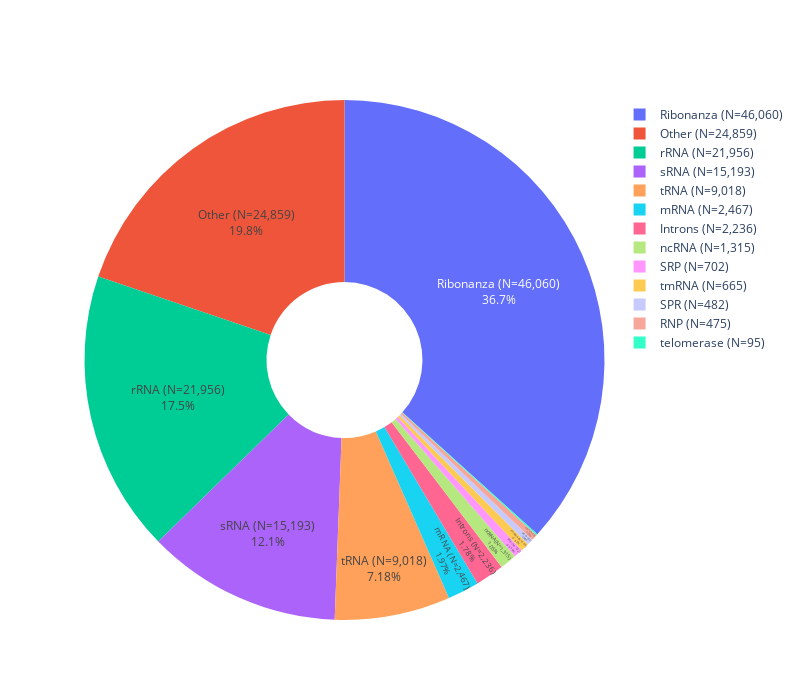

Source (notebook cell):
### Code cell
df_bprna['database'] = 'bpRNA'
families_rnastralign['database'] = 'RNAStralign'
families_archivII['database'] = 'archiveII'
df_final = pd.concat([df_bprna, families_rnastralign, families_archivII, df_ribo])
df_final['family'] = df_final['family'].apply(lambda x: np.nan if x == 'Other' else x)
df_final.sort_values(by='family', inplace=True, na_position='last')
df_final.drop_duplicates(subset=['sequence'], inplace=True, keep='first')
df_final['family'].fillna('Other', inplace=True)
df_final.family.value_counts()

for family_name in df_final.family.unique():
    df_final.loc[df_final['family'] == family_name, 'family'] = family_name + ' (N={:,})'.format(df_final[df_final['family'] == family_name].shape[0])

# display this on a pie chart
import plotly.express as px
import plotly.graph_objects as go

print("final df has {} sequences".format(len(df_final)))

fig = go.Figure(data=[go.Pie(labels=df_final.family.value_counts().index, values=df_final.family.value_counts().values, hole=.3,
                             # show real numbers in textinfo
                                textinfo='label+percent',
                                textposition='inside',
                             )])
fig.update_layout( height=700, width=800)
fig.show()

# to pdf
import plotly.io as pio
pio.write_image(fig, 'images/family_classification.pdf')

### Figure 1 — Plotly figure (JSON) as saved in the notebook; plotly's stock layout.template omitted (floating-point values rounded to 4 significant figures)
{"data": [{"hole": 0.3, "labels": ["Ribonanza (N=46,060)", "Other (N=24,859)", "rRNA (N=21,956)", "sRNA (N=15,193)", "tRNA (N=9,018)", "mRNA (N=2,467)", "Introns (N=2,236)", "ncRNA (N=1,315)", "SRP (N=702)", "tmRNA (N=665)", "SPR (N=482)", "RNP (N=475)", "telomerase (N=95)"], "textinfo": "label+percent", "textposition": "inside", "type": "pie", "values": [46060, 24859, 21956, 15193, 9018, 2467, 2236, 1315, 702, 665, 482, 475, 95]}], "layout": {"height": 700, "width": 800}}
